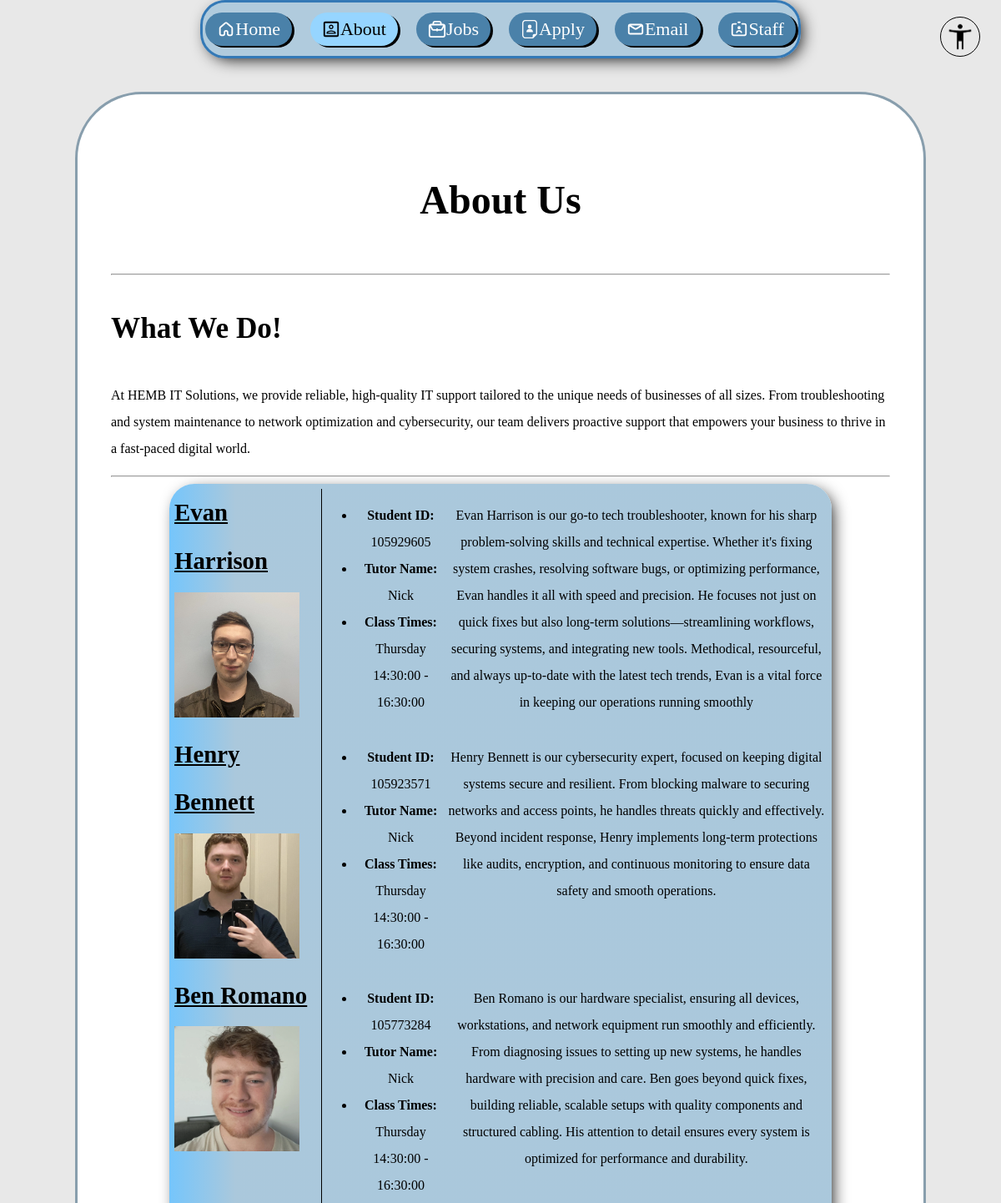
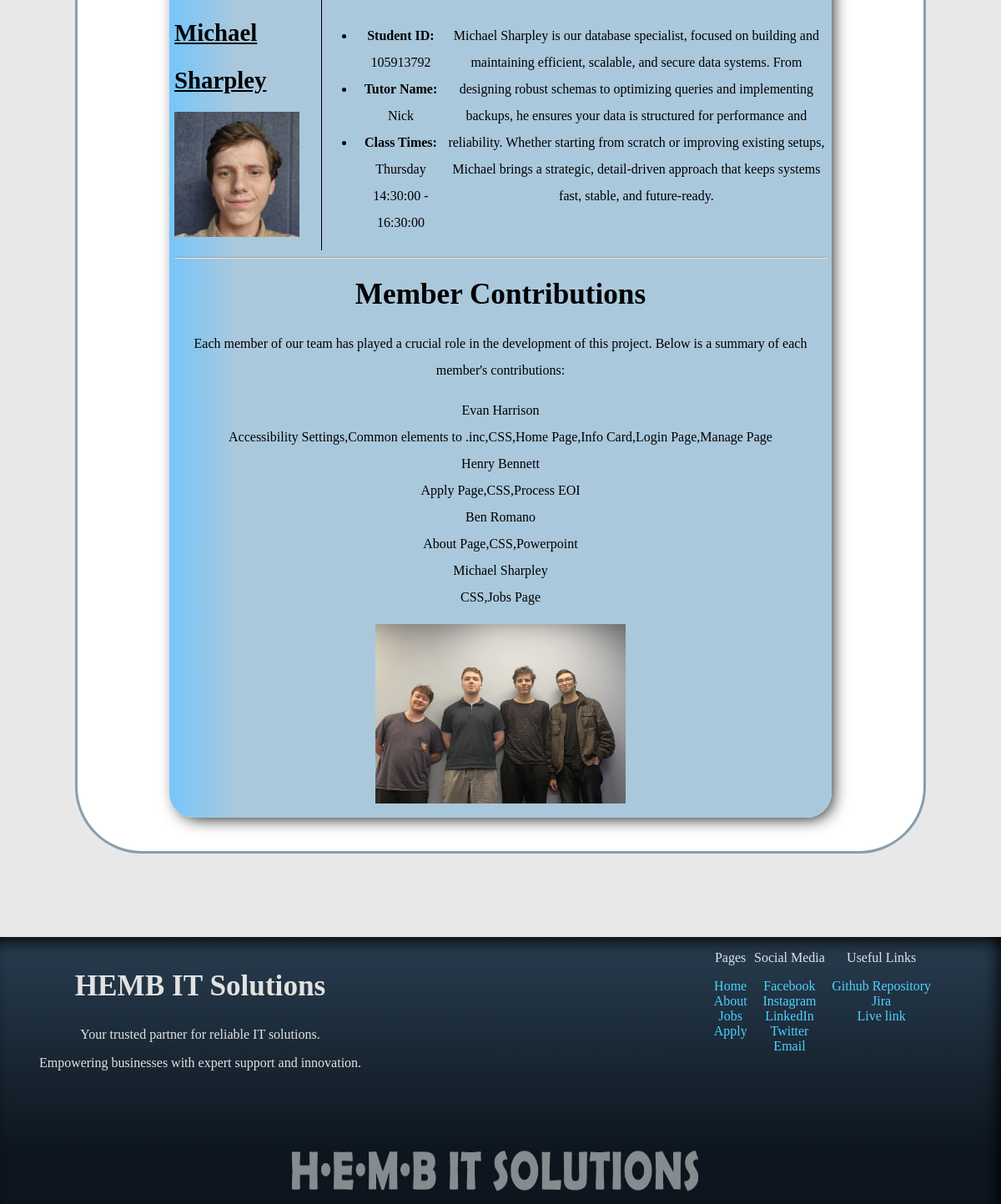
Page /about.php on the committed database (2 pictures, top to bottom).
### tables this page shows
CREATE TABLE `employees` (
  `ID` int(10) UNSIGNED NOT NULL COMMENT 'The employees ID',
  `First_name` varchar(100) NOT NULL COMMENT 'The Employees first name',
  `Last_name` varchar(100) NOT NULL COMMENT 'The Employees last name',
  `Student_ID` int(9) NOT NULL COMMENT 'The employees student ID',
  `Tutor_ID` int(11) UNSIGNED NOT NULL COMMENT 'The link to the tutor for this employee',
  `Class_Time_ID` int(11) UNSIGNED NOT NULL COMMENT 'The foreign key link to the class times',
  `Photo` varchar(255) NOT NULL COMMENT 'The file name for the photo of this employee',
  `Photo_Alt` varchar(255) NOT NULL COMMENT 'The Employees alternate description for the photo incase it doesn''t load or for accessibility reasons',
  `Description` text NOT NULL COMMENT 'The description of what this employee does for the company'
);

CREATE TABLE `tutors` (
  `Tutor_ID` int(11) UNSIGNED NOT NULL COMMENT 'The ID for a tutor',
  `Name` varchar(100) NOT NULL COMMENT 'The Name for that tutor'
);

CREATE TABLE `class_times` (
  `Class_Time_ID` int(11) UNSIGNED NOT NULL COMMENT 'The unique identifier of the class time',
  `Day` enum('Monday','Tuesday','Wednesday','Thursday','Friday') NOT NULL COMMENT 'The day when the class happens',
  `Start_Time` time NOT NULL COMMENT 'The time when the class starts',
  `End_Time` time NOT NULL COMMENT 'the time when class ends'
);

### about.php (the view, shortened to what this page needs)
<?php
    include './php/functionality.php';
    require_once './php/settings.php';
    $conn = new mysqli($host, $user, $pwd, $sql_db);
    $query = "
    SELECT
        e.*,
        t.Name               AS tutor_Name,
        ct.Day              AS class_time_Day,
        ct.Start_Time       AS class_start_time,
        ct.End_Time         AS class_end_time,
        GROUP_CONCAT(c.Contribution ORDER BY c.Contribution SEPARATOR ',') AS contributions
    FROM employees AS e
        LEFT JOIN tutors AS t
            ON e.Tutor_ID = t.Tutor_ID
        LEFT JOIN class_times AS ct
            ON e.Class_Time_ID = ct.Class_Time_ID
        LEFT JOIN contributions AS c
            ON e.ID = c.Employee_ID
        GROUP BY e.ID;
    ";
    $result = $conn->query($query);
?>
<!DOCTYPE html>
<html lang="en" class="<?php set_accessibility(); ?>">
<head>
    <link rel="stylesheet" href="./styles/styles.css">
</head>
<body>
    <?php
        include './inc/accessibility.inc';
        include './inc/navigation.inc';
    ?>
    <main id="About_Main">
        <h1 id="about_us_heading">About Us</h1>
        <hr>
        <h2 class="about_us">What We Do!</h2>
        <p class="about_us">
            At HEMB IT Solutions, we provide reliable, high-quality IT support tailored to the unique needs of businesses of all sizes.
            From troubleshooting and system maintenance to network optimization and cybersecurity, our team delivers proactive support
            that empowers your business to thrive in a fast-paced digital world.
        </p>
        <hr>
        <div id="employee_info" class="main_section">
                <?php
                    while ($row = $result->fetch_assoc()) {
                        echo "<div class='individual_employee'>";
                        echo "<div class='title_image_and_list_flex_container'>";
                        echo "<div class='title_image'>";
                        echo "<h3>" . htmlspecialchars($row['First_name']) . " " . htmlspecialchars($row['Last_name']) . "</h3>";
                        echo "<img class='individual_employee_photos' src='images/" . htmlspecialchars($row['Photo']) . "' alt='Front-facing picture of " . htmlspecialchars($row['First_name']) . ", one of the team members'>";
                        echo "</div>";
                        echo "<ul>";
                        echo "<li><strong>Student ID:</strong> " . htmlspecialchars($row['Student_ID']) . "</li>";
                        echo "<li><strong>Tutor Name:</strong> " . htmlspecialchars($row['tutor_Name']) . "</li>";
                        echo "<li><strong>Class Times:</strong> " . htmlspecialchars($row['class_time_Day']) . " " . htmlspecialchars($row['class_start_time']) . " - " . htmlspecialchars($row['class_end_time']) . "</li>";
                        echo "</div>";
                        echo "<p>" . htmlspecialchars($row['Description']) . "</p>";
                        echo "</div>";
                    }
                ?>
                <hr>
                <section id='member_contributions'>
                    <h2>Member Contributions</h2>
                    <p>Each member of our team has played a crucial role in the development of this project. Below is a summary of each member's contributions:</p>
                    <dl>
                    <?php
                    $result = $conn->query($query);
                    while ($row = $result->fetch_assoc()) {
                        echo "<dt>" . htmlspecialchars($row['First_name']) . " " . htmlspecialchars($row['Last_name']) . "</dt>";
                        echo "<dd>" . htmlspecialchars($row['contributions']) . "</dd>";
                    }
                    ?>
                </dl>
                </section>
                <img id="Group_Photo" src="images/Group_Photo.webp" alt="A Photo of 4 people showing the developer team">
        </div>
    </main>
    <?php
        include './inc/footer.inc';
    ?>
</body>
</html>

### php/functionality.php (shortened to what this page needs)
<?php
    function set_accessibility(): void {
        $preferences = implode(" ", array_filter(
            $_SESSION['accessibility'],
            function($array_item) {
                return !str_contains($array_item, "default");
            }
        ));
        if ($preferences == "") {
            echo "";
        }
        else {
            echo $preferences;
        }
    }

### inc/accessibility.inc (shortened to what this page needs)
<section id="access_dropdown">
    <section id="dropdown_preview" tabindex="0">
        <img src="./images/accessibility_icon.webp" alt="an image of a person with a disability icon">
    </section>
</section>

### inc/navigation.inc
<?php
    $currentfile = basename($_SERVER['PHP_SELF'])
?>
<nav class="main_navigation" id="<?php echo substr($currentfile, 0, -4); ?>_nav">
    <a class="<?php if ($currentfile == "index.php") { echo "current";} ?>" href="./index.php"><?php echo NAV_SVG_ICONS['Home']; ?>Home</a>
    <a class="<?php if ($currentfile == "about.php") { echo "current";} ?>" href="./about.php"><?php echo NAV_SVG_ICONS['About']; ?>About</a>
    <a class="<?php if ($currentfile == "jobs.php") { echo "current";} ?>" href="./jobs.php"><?php echo NAV_SVG_ICONS['Jobs']; ?>Jobs</a>
    <a class="<?php if ($currentfile == "apply.php") { echo "current";} ?>" href="./apply.php"><?php echo NAV_SVG_ICONS['Apply']; ?>Apply</a>
    <a href="mailto:hemb.ithelp@gmail.com"><?php echo NAV_SVG_ICONS['Email']; ?>Email</a>
    <a class="<?php if ($currentfile == "login.php") { echo "current";} ?>" href="./login.php"><?php echo NAV_SVG_ICONS['Staff']; ?>Staff</a>
</nav>

### inc/footer.inc
<footer>
    <section id="footer_company_description">
        <h2>HEMB IT Solutions</h2>
        <p>Your trusted partner for reliable IT solutions.</p>
        <p>Empowering businesses with expert support and innovation.</p>
    </section>
    <div id="footer_empty_row">
    </div>
    <div id="footer_links_flex_container">
        <div class="footer_links">
            <p>Pages</p>
            <nav>
                <a href="./index.php">Home</a>
                <a href="./about.php">About</a>
                <a href="./jobs.php">Jobs</a>
                <a href="./apply.php">Apply</a>
            </nav>
        </div>
        <div class="footer_links">
            <p>Social Media</p>
            <nav>
                <a href="https://www.facebook.com/" target="_blank">Facebook</a>
                <a href="https://www.instagram.com/" target="_blank">Instagram</a>
                <a href="https://www.linkedin.com/" target="_blank">LinkedIn</a>
                <a href="https://www.twitter.com/" target="_blank">Twitter</a>
                <a href="mailto:hemb.ithelp@gmail.com">Email</a>
            </nav>
        </div>
        <div class="footer_links">
            <p>Useful Links</p>
            <nav>
                <a href="https://github.com/SPUDYBRO/HEMB" target="_blank">Github Repository</a>
                <a href="https://hemb-it-support.atlassian.net/jira/software/projects/SCRUM/boards/1" target="_blank">Jira</a>
                <a href="https://spudybro.github.io/HEMB/" target="_blank">Live link</a>
            </nav>
        </div>
        <div id="footer_image">
            <img src="./images/footer_image.webp" alt="text saying 'HEMB IT Solutions'">
        </div>
    </div>
</footer>

### rows in the picture
employees: First_name "Evan", Last_name "Harrison", Photo+First_name (picture), Student_ID "105929605", Tutor_ID.Name "Nick", Class_Time_ID.Day "Thursday", Class_Time_ID.Start_Time "14:30:00", Class_Time_ID.End_Time "16:30:00", Description "Evan Harrison is our go-to tech troubleshooter, known for his sharp problem-solving skills and technical expertise. Whether it's fixing system crashes, resolving software bugs, or optimizing performance, Evan handles it all with speed and precision. He focuses not just on quick fixes but also long-term solutions—streamlining workflows, securing systems, and integrating new tools. Methodical, resourceful, and always up-to-date with the latest tech trends, Evan is a vital force in keeping our operations running smoothly", contributions "Accessibility Settings,Common elements to .inc,CSS,Home Page,Info Card,Login Page,Manage Page"
employees: First_name "Henry", Last_name "Bennett", Photo (picture), Student_ID "105923571", Tutor_ID.Name "Nick", Class_Time_ID.Day "Thursday", Class_Time_ID.Start_Time "14:30:00", Class_Time_ID.End_Time "16:30:00", Description "Henry Bennett is our cybersecurity expert, focused on keeping digital systems secure and resilient. From blocking malware to securing networks and access points, he handles threats quickly and effectively. Beyond incident response, Henry implements long-term protections like audits, encryption, and continuous monitoring to ensure data safety and smooth operations.", contributions "Apply Page,CSS,Process EOI"
employees: First_name "Ben", Last_name "Romano", Photo (picture), Student_ID "105773284", Tutor_ID.Name "Nick", Class_Time_ID.Day "Thursday", Class_Time_ID.Start_Time "14:30:00", Class_Time_ID.End_Time "16:30:00", Description "Ben Romano is our hardware specialist, ensuring all devices, workstations, and network equipment run smoothly and efficiently. From diagnosing issues to setting up new systems, he handles hardware with precision and care. Ben goes beyond quick fixes, building reliable, scalable setups with quality components and structured cabling. His attention to detail ensures every system is optimized for performance and durability.", contributions "About Page,CSS,Powerpoint"
employees: First_name "Michael", Last_name "Sharpley", Photo+First_name (picture), Student_ID "105913792", Tutor_ID.Name "Nick", Class_Time_ID.Day "Thursday", Class_Time_ID.Start_Time "14:30:00", Class_Time_ID.End_Time "16:30:00", Description "Michael Sharpley is our database specialist, focused on building and maintaining efficient, scalable, and secure data systems. From designing robust schemas to optimizing queries and implementing backups, he ensures your data is structured for performance and reliability. Whether starting from scratch or improving existing setups, Michael brings a strategic, detail-driven approach that keeps systems fast, stable, and future-ready.", contributions "CSS,Jobs Page"
